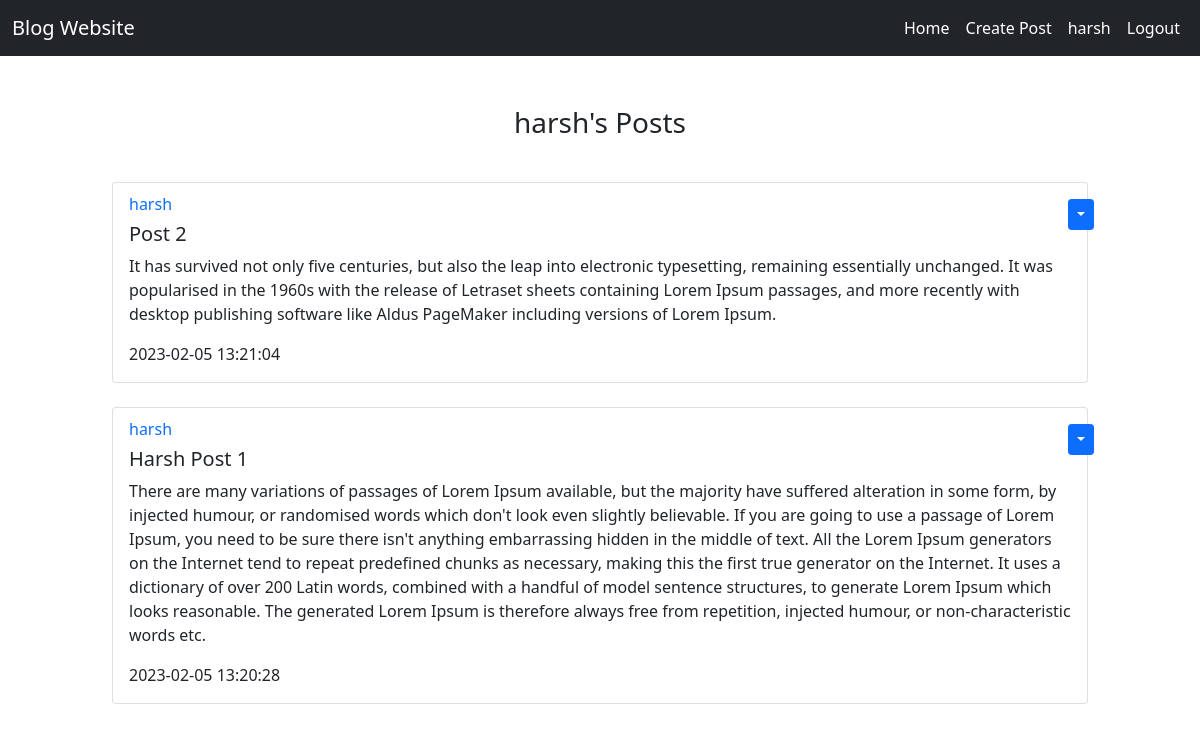
The page /posts/harsh (signed in) on the database as committed earlier.
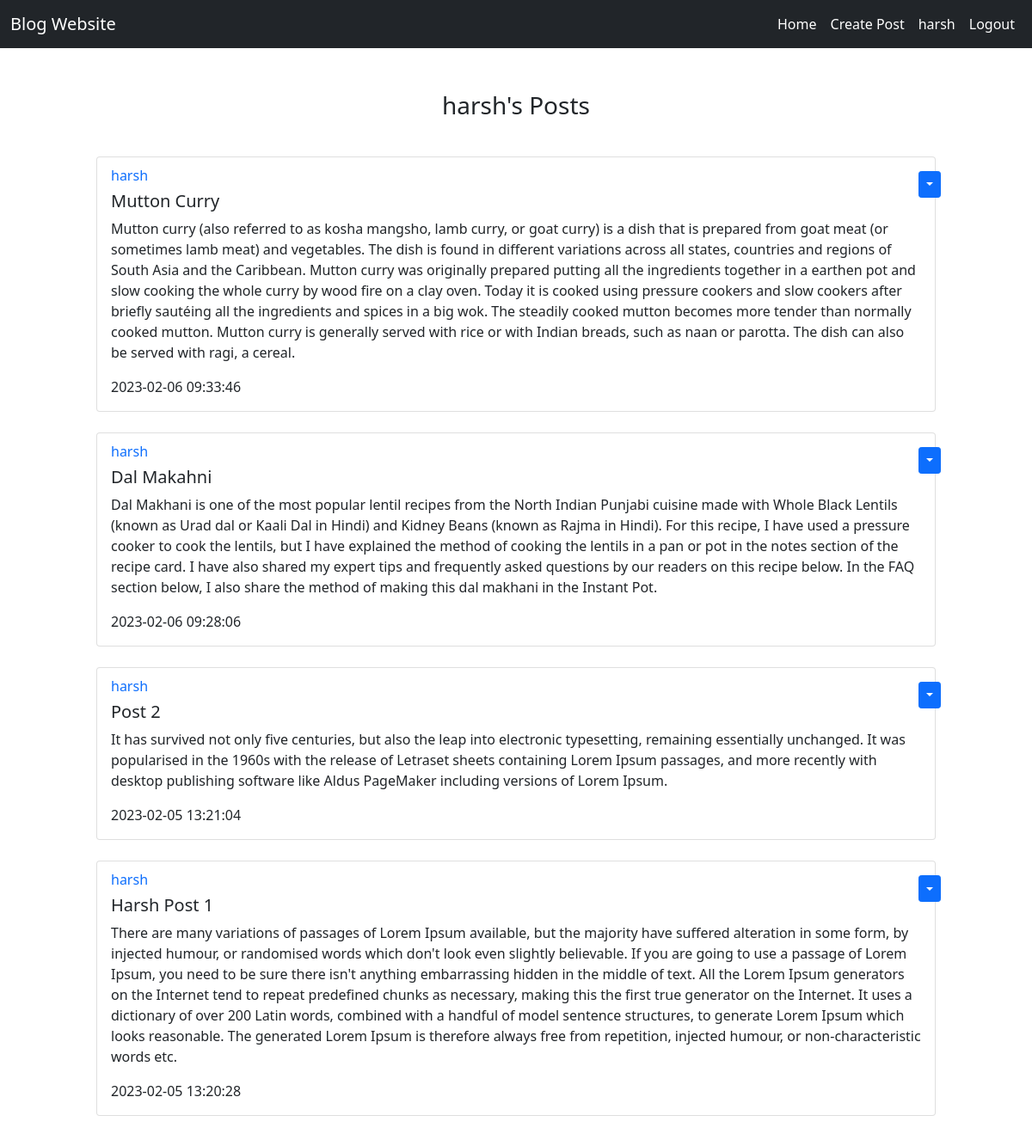
The same page on the database as committed later.
### website/models.py (models this page shows)
class User(db.Model, UserMixin):
    id = db.Column(db.Integer, primary_key=True)
    email = db.Column(db.String(150), unique=True)
    password = db.Column(db.String(50),)
    username = db.Column(db.String(150), unique=True)
    date_created = db.Column(db.DateTime(timezone=True), default=func.now())
    posts = db.relationship('Post', backref='user', passive_deletes=True)

class Post(db.Model):
    id = db.Column(db.Integer, primary_key=True)
    title = db.Column(db.String(300), nullable=False)
    content = db.Column(db.Text, nullable=False)
    date_created = db.Column(db.DateTime(timezone=True), default=func.now())
    public = db.Column(db.Boolean, default=False, nullable=False)
    author = db.Column(db.Integer, db.ForeignKey('user.id', ondelete='CASCADE'), nullable=False)

### website/views.py (the view)
@views.route('/posts/<username>')
@login_required
def posts(username):
    user = User.query.filter_by(username=username).first()
    if not user:
        flash('User doesn\'t exist!', category='error')
        return redirect(url_for('views.home'))
    posts = Post.query.filter_by(author=user.id).all()
    return render_template('posts.html', posts=posts, user=current_user, username=username)

### website/__init__.py (called while the page is built)
def create_app():
    app = Flask(__name__)
    app.config['SECRET_KEY'] = "helloworld"
    app.config['SQLALCHEMY_DATABASE_URI'] = f'sqlite:///{DB_NAME}'
    db.init_app(app)
    from .views import views
    from .auth import auth
    app.register_blueprint(views, url_prefix="/")
    app.register_blueprint(auth, url_prefix="/")
    from .models import User
    create_database(app)
    login_manager = LoginManager()
    login_manager.login_view = "auth.login"
    login_manager.init_app(app)
    @login_manager.user_loader
    def load_user(id):
        return User.query.get(int(id))
    return app

### website/templates/posts.html (shortened to what this page needs)
{% extends 'posts_div.html' %}
{% block header %} {{username}}'s Posts {% endblock %}

### website/templates/posts_div.html (shortened to what this page needs)
{% extends 'base.html' %}
{%block content %}
<div class="container-fluid">
    <h3 align="center">{% block header %}Blog Posts{% endblock %}</h3>
    <br>
    <div class="post-container">
            {% for post in posts|reverse%}
            <div class="card" style="width: auto;">
                <div class="card-body">
                <div class="dropdown-button">
                {% if user.id == post.author %}
                <div class="btn-group">
                  <button type="button" class="btn btn-sm btn-primary dropdown-toggle" data-bs-toggle="dropdown"></button>
                </div>
                {% endif %}
                </div>
                <h6 class="card-subtitle mb-2 text-muted"><a href="/posts/{{post.user.username}}" style="text-decoration: None;">{{post.user.username}}</a></h6>
                  <h5 class="card-title">{{post.title}}</h5>
                  <p class="card-text">{{post.content}}</p>
                  <p class="card-text">{{post.date_created}}</p>
                </div>
              </div>
              <br>
              {% endfor %}
            </div>
</div>
{% endblock %}

### website/templates/base.html (shortened to what this page needs)
<!DOCTYPE html>
<html lang="en">
<head>
    <link rel="stylesheet" type= "text/css"  href="{{url_for('static', filename='styles.css')}}">
    <link href="https://cdn.jsdelivr.net/npm/bootstrap@5.0.2/dist/css/bootstrap.min.css" rel="stylesheet">
</head>
<body>
    <div>
        <nav class="navbar navbar-expand-lg navbar-dark bg-dark">
            <div class="container-fluid">
                <a class="navbar-brand" href="/">Blog Website</a>
              <div class="collapse navbar-collapse d-flex flex-row-reverse" id="navbarNavAltMarkup">
                <div class="navbar-nav mr-auto">
                  {% if user.is_authenticated %}
                  <a class="nav-link active" aria-current="page" href="/home">Home</a>
                  <a class="nav-link active" aria-current="page" href="/create-post">Create Post</a>
                  <a class="nav-link active" aria-current="page" href="/posts/{{user.username}}">{{user.username}}</a>
                  <a class="nav-link active" aria-current="page" href="/logout">Logout</a>
                  {% else %}
                  <a class="nav-link active" aria-current="page" href="/login">Login</a>
                  <a class="nav-link active" aria-current="page" href="/signup">SignUp</a>
                  {% endif %}
                </div>
              </div>
            </div>
          </nav>
    </div>
    <div class="alert alert-dismissible fade show">
    </div>
    <div>
        {% block content %}
        {% endblock %}
    </div>
</body>
</html>

### website/static/styles.css (style rules this page uses)
.post-container { padding: 10px 100px; }
.dropdown-button { position: absolute; left: 98%; padding: 0; margin: 0; }

Rows that differ between the two databases and show on the page:
added Post: user.username "harsh", title "Mutton Curry", content "Mutton curry (also referred to as kosha mangsho, lamb curry, or goat curry) is a dish that is prepared from goat meat (or sometimes lamb meat) and vegetables. The dish is found in different variations across all states, countries and regions of South Asia and the Caribbean. Mutton curry was originally prepared putting all the ingredients together in a earthen pot and slow cooking the whole curry by wood fire on a clay oven. Today it is cooked using pressure cookers and slow cookers after briefly sautéing all the ingredients and spices in a big wok. The steadily cooked mutton becomes more tender than normally cooked mutton. Mutton curry is generally served with rice or with Indian breads,…", date_created "2023-02-06 09:33:46"
added Post: user.username "harsh", title "Dal Makahni", content "Dal Makhani is one of the most popular lentil recipes from the North Indian Punjabi cuisine made with Whole Black Lentils (known as Urad dal or Kaali Dal in Hindi) and Kidney Beans (known as Rajma in Hindi). For this recipe, I have used a pressure cooker to cook the lentils, but I have explained the method of cooking the lentils in a pan or pot in the notes section of the recipe card. I have also shared my expert tips and frequently asked questions by our readers on this recipe below. In the FAQ section below, I also share the method of making this dal makhani in the Instant Pot.", date_created "2023-02-06 09:28:06"
